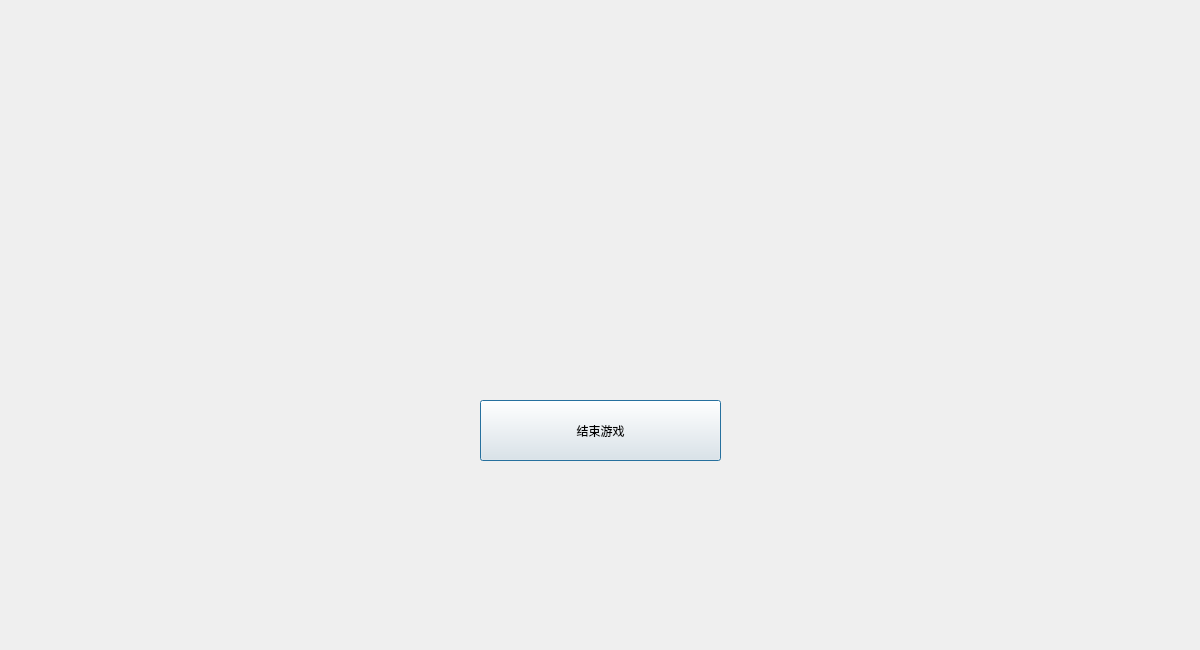
<?xml version="1.0" encoding="UTF-8"?>
<ui version="4.0">
 <class>PlayWindow1</class>
 <widget class="QDialog" name="PlayWindow1">
  <property name="geometry">
   <rect>
    <x>0</x>
    <y>0</y>
    <width>1200</width>
    <height>650</height>
   </rect>
  </property>
  <property name="windowTitle">
   <string>Dialog</string>
  </property>
  <widget class="QPushButton" name="pushButton_2">
   <property name="geometry">
    <rect>
     <x>480</x>
     <y>400</y>
     <width>241</width>
     <height>61</height>
    </rect>
   </property>
   <property name="text">
    <string>结束游戏</string>
   </property>
  </widget>
 </widget>
 <resources/>
 <connections/>
</ui>
